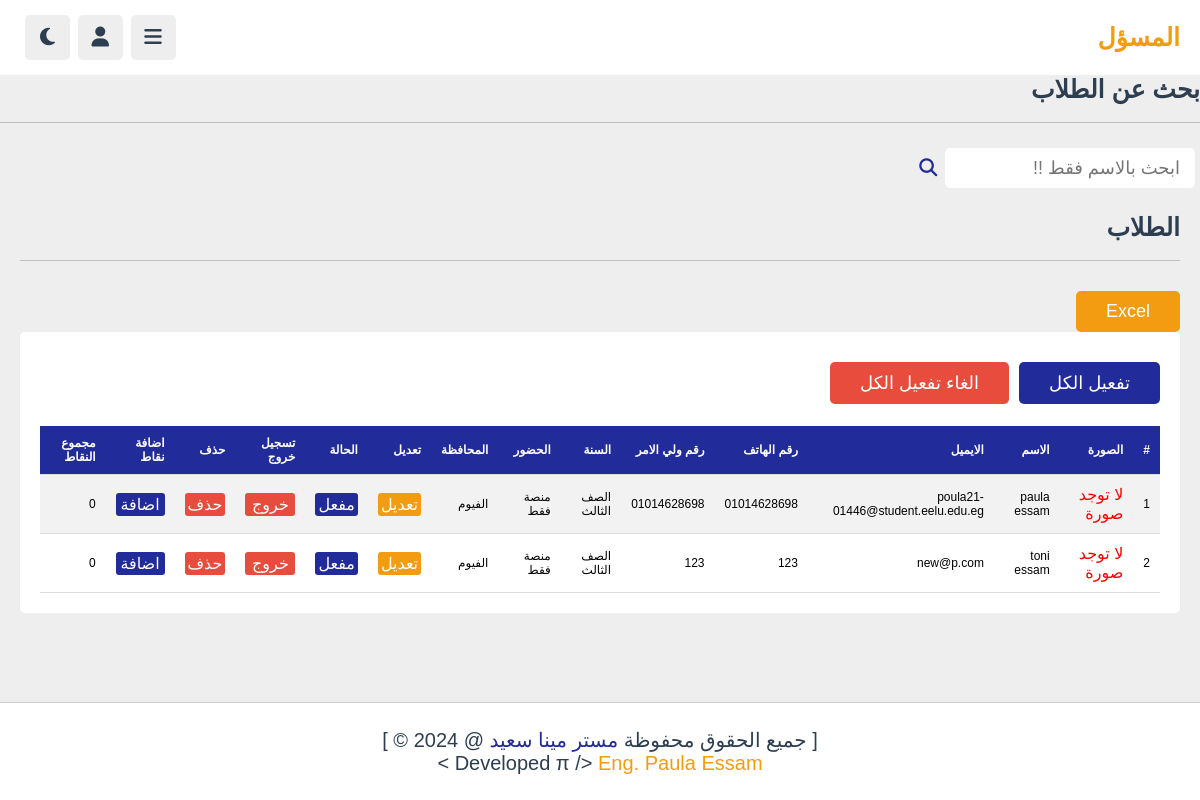
Page /admin/students.php?gender=male (signed in) on the committed database.
### tables this page shows
CREATE TABLE `users` (
  `id` varchar(20) NOT NULL,
  `name` varchar(50) NOT NULL,
  `email` varchar(50) NOT NULL,
  `number` varchar(100) NOT NULL,
  `parent_num` varchar(100) NOT NULL,
  `gender` varchar(8) NOT NULL,
  `governorate` varchar(255) NOT NULL,
  `register` varchar(255) NOT NULL,
  `points` int(11) DEFAULT 0,
  `password` varchar(50) NOT NULL,
  `image` varchar(100) DEFAULT NULL,
  `year` tinyint(4) NOT NULL,
  `session_id` varchar(255) DEFAULT NULL,
  `is_logged_in` tinyint(1) NOT NULL,
  `last_login` varchar(255) DEFAULT NULL,
  `status` tinyint(1) NOT NULL
);

### admin/students.php (the view, shortened to what this page needs)
<?php
include '../components/connect.php';
?>
<!DOCTYPE html>
<html lang="en">
<head>
    <link rel="stylesheet" href="https://cdnjs.cloudflare.com/ajax/libs/font-awesome/6.2.0/css/all.min.css">
    <link rel="stylesheet" href="../css/admin_style.css">
</head>
<body>
<?php
include '../components/admin_header.php';
?>
<h2 class="heading">بحث عن الطلاب</h2>
<form method="POST" class="search">
    <input type="text" class="box searchInput" name="studentName" required placeholder="ابحث بالاسم فقط !!"/>
    <button type="submit" name="ser" class="fas fa-search"></button>
</form>
<section class="comments">
    <h1 class="heading">الطلاب</h1>
    <div class="flex">
        <button class="inline-option-btn ex" onclick="exportTableToExcel('studentTable', 'students')">Excel</button>
    </div>
    <div class="box-container">
        <?php if($_GET['gender'] == 'male') {
        ?>
        <div class="box">
        <div style="display: flex; gap: 10px;">
                <form action="" method="post">
                    <button class="inline-btn" name="show_all">تفعيل الكل </button>
                </form>
                <form action="" method="post">
                    <button class="delete-btn" name="hide_all">الغاء تفعيل الكل </button>
                </form>
        </div>
            <br><br>
            <table id="studentTable" class="studentsTable">
                <thead>
                    <tr>
                        <th style="font-size: 12px;">#</th>
                        <th style="font-size: 12px;">الصورة</th>
                        <th style="font-size: 12px;">الاسم</th>
                        <th style="font-size: 12px;">الايميل</th>
                        <th style="font-size: 12px;">رقم الهاتف</th>
                        <th style="font-size: 12px;">رقم ولي الامر</th>
                        <th style="font-size: 12px;">السنة</th>
                        <th style="font-size: 12px;">الحضور</th>
                        <th style="font-size: 12px;">المحافظة</th>
                        <th style="font-size: 12px;">تعديل</th>
                        <th style="font-size: 12px;">الحالة</th>
                        <th style="font-size: 12px;">تسجيل خروج</th>
                        <th style="font-size: 12px;">حذف</th>
                        <th style="font-size: 12px;">اضافة نقاط</th>
                        <th style="font-size: 12px;">مجموع النقاط</th>
                    </tr>
                </thead>
                <tbody>
                    <?php
                    $i=1;
                        $select_males = $conn->prepare("SELECT * FROM `users` WHERE gender = ? ORDER BY name ASC");
                        $select_males->execute(['male']);
                        while( $fetch_males = $select_males->fetch(PDO::FETCH_ASSOC)){
                    ?>
                    <tr>
                        <td style="font-size: 12px;"><?=$i?></td>
                        <?php
                        if($fetch_males['image']){
                        ?>
                        <td><img src="../uploaded_files/<?=$fetch_males['image']?>" style="width: 100px; height: 100px;" alt="<?=$fetch_males['name']?>"></td>
                        <?php
                        }else{
                            echo '<td style="color:red;">لا توجد صورة</td>';
                        }
                        ?>
                        <td style="font-size: 12px;"><?=$fetch_males['name']?></td>
                        <td style="font-size: 12px;"><?=$fetch_males['email']?></td>
                        <td style="font-size: 12px;"><?=$fetch_males['number']?></td>
                        <td style="font-size: 12px;"><?=$fetch_males['parent_num']?></td>
                        <td style="font-size: 12px;"><?php if($fetch_males['year'] == 1) echo'الصف الاول'; elseif($fetch_males['year']==2)echo 'الصف الثاني'; else echo'الصف الثالث'; ?></td>
                        <td style="font-size: 12px;"><?=$fetch_males['register'];?></td>
                        <td style="font-size: 12px;"><?=$fetch_males['governorate'];?></td>
                        <td style="font-size: 12px;"><a href="edit_student.php?s_id=<?=$fetch_males['id']?>" class="option-btn">تعديل</a></td>
                        <td style="font-size: 12px;">
                        <?php if($fetch_males['status']){?>
                                <form action="" method="post">
                                    <input type="submit" value="مفعل" class="btn" name="active">
                                </form>
                            <?php }  ?>
                        </td>
                        <td style="font-size: 12px;">
                        <?php if($fetch_males['is_logged_in']){?>
                            <form action="" method="post">
                                    <input type="submit" class="delete-btn" value="خروج" name="logout" >
                            </form>
                        <?php } else {?>
                            <p>الطالب لم يسجل بعد </p>
                        <?php }  ?>
                        </td>
                        <td style="font-size: 12px;">
                            <form action="" method="post">
                                    <input type="submit" class="delete-btn" value="حذف" name="delete" onclick="return confirm('delete this student?');">
                            </form>
                        </td >
                        <td style="font-size: 12px;"><a href="addPoints.php?s_id=<?=$fetch_males['id']?>" class="btn">اضافة</a></td>
                        <td style="font-size: 12px;"><?=$fetch_males['points'];?></td>
                    </tr>
                    <?php
                        $i++;
                    }
                    ?>
                </tbody>
            </table>
        </div>
        <?php }?>
    </div>
</section>
<?php
include '../components/footer.php';
?>
</body>
</html>

### css/admin_style.css (style rules this page uses)
:root { --main-color:#212b9a; --red: #e74c3c; --orange: #f39c12; --white:#fff; --black:#2c3e50; --light-color:#888; --light-bg:#eee; --border: .1rem solid rgba(0,0,0,.2); }
* { font-family: 'Nunito', sans-serif; margin: 0; padding: 0; box-sizing: border-box; outline: none; border: none; text-decoration: none; }
html { font-size: 62.5%; overflow-x: hidden; }
body { direction: rtl; background-color: var(--light-bg); padding-bottom: 9rem; padding-right: 30rem; }
section { padding: 2rem; max-width: 1200px; margin: 0 auto; }
.heading { padding-bottom: 1.8rem; border-bottom: var(--border); font-size: 2.5rem; color: var(--black); text-transform: capitalize; margin-bottom: 2rem; }
.btn, .option-btn, .delete-btn, .inline-btn, .inline-option-btn, .inline-delete-btn { border-radius: .5rem; padding: 1rem 3rem ; font-size: 1.8rem; color:#fff; margin-top: 1rem; text-transform: capitalize; cursor: pointer; text-align: center; }
.btn, .option-btn, .delete-btn { display: block; width: 100%; }
.btn, .inline-btn { background-color: var(--main-color); }
.inline-option-btn, .option-btn { background-color: var(--orange); }
.inline-delete-btn, .delete-btn { background-color: var(--red); }
.comments .box-container { display: grid; gap: 2.5rem; background-color: var(--white); border-radius: .5rem; padding: 2rem; }
table { width: 100%; border-collapse: collapse; }
th, td { padding: 10px; text-align: right; border-bottom: 1px solid #ddd; font-size: 16px; }
td a, td form input { border-radius: 3px !important; padding: 2px 3px !important; font-size: 16px !important; color:#fff; margin-top: 1px !important; cursor: pointer; text-align: center; }
th { background-color:var(--main-color); color: white; }
tr:nth-child(even) { background-color: white; }
tr:nth-child(odd) { background-color: #f2f2f2; }
@media (max-width: 1200px) { body { padding-right: 0; } }

### admin/students.php (style rules this page uses)
.flex { display: flex; justify-content: space-between; }
.search input { text-align: right; height: 40px; width: 250px; margin: 5px; padding: 15px; font-size: 18px; border-radius: 5px; background: var(--white); }
.search button { font-size: 18px; color: var(--main-color); cursor: pointer; background-color: transparent; }

### rows in the picture
users: image "لا توجد صورة", name "paula essam", email "poula21-01446@student.eelu.edu.eg", number "01014628698", parent_num "01014628698", year "الصف الثالث", register "منصة فقط", governorate "الفيوم", points "0"
users: image "لا توجد صورة", name "toni essam", email "new@p.com", number "123", parent_num "123", year "الصف الثالث", register "منصة فقط", governorate "الفيوم", points "0"
